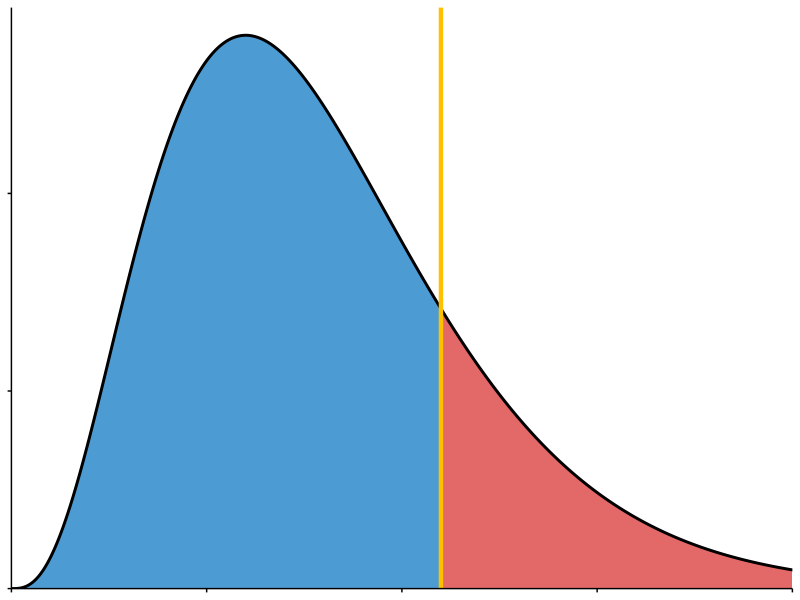
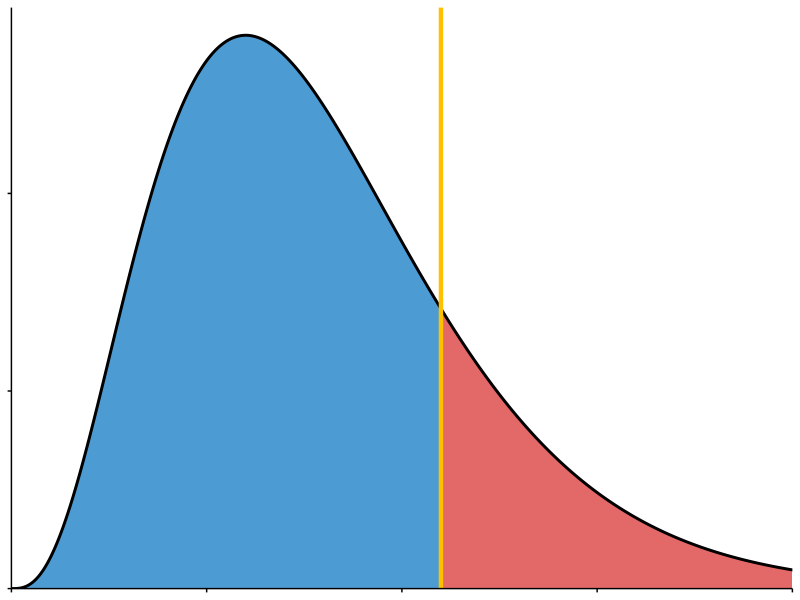

Write R code to recreate these figures, in order.
library(ggplot2)

# -------------------------------
# Parameters
# -------------------------------
shape <- 4
scale <- 0.8

# -------------------------------
# Generate gamma distribution data
# -------------------------------
z_range <- seq(0, 10, length.out = 1000)
gamma_data <- data.frame(
  z = z_range,
  density = dgamma(z_range, shape = shape, scale = scale)
)

# Calculate cusp point (vertical line position)
z_cusp <- (shape - 1) * scale+2

# Split data for different shading regions
left_data <- gamma_data[gamma_data$z <= z_cusp, ]
right_data <- gamma_data[gamma_data$z >= z_cusp, ]

# -------------------------------
# Create the plot
# -------------------------------
ggplot() +
  # Left side shading (blue)
  geom_area(data = left_data, aes(x = z, y = density), 
            fill = "#0070C0", alpha = 0.7) +
  
  # Right side shading (red)
  geom_area(data = right_data, aes(x = z, y = density), 
            fill = "#D72727", alpha = 0.7) +
  
  # Main curve line
  geom_line(data = gamma_data, aes(x = z, y = density), 
            color = "black", linewidth = 1) +
  
  # Vertical line at cusp
  geom_vline(xintercept = z_cusp, color = "#FFC000", linewidth = 1.5) +
  
  # Styling
  theme_minimal() +
  theme(
    panel.background = element_rect(fill = "white", color = NA),
    plot.background = element_rect(fill = "white", color = NA),
    panel.grid = element_blank(),
    axis.title = element_blank(),
    axis.text = element_blank(),
    axis.ticks = element_line(color = "black"),
    axis.line = element_line(color = "black")
  ) +
  coord_cartesian(xlim = c(0, 8), ylim = c(0, max(gamma_data$density) * 1.05)) +
  scale_x_continuous(expand = c(0, 0)) +
  scale_y_continuous(expand = c(0, 0))

# Save the plot
ggsave("Figure 1/gamma_distribution_plot.pdf", width = 8, height = 6, bg = "white")
